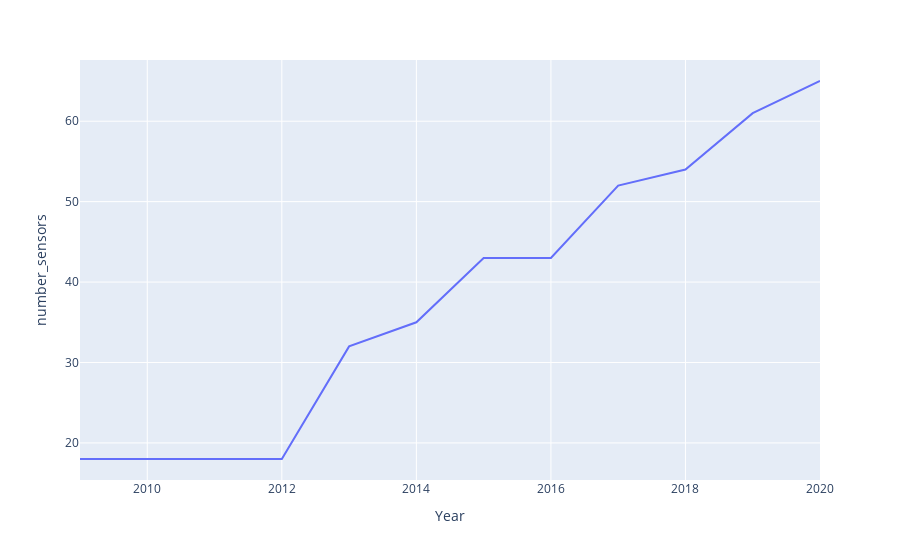

The notebook cell saved with this chart:
### Code cell
px.line(num_sensors_df, x="Year", y="number_sensors")

### Figure 1 — Plotly figure (JSON) as saved in the notebook; plotly's stock layout.template omitted (floating-point values rounded to 4 significant figures)
{"data": [{"hovertemplate": "Year=%{x}<br>number_sensors=%{y}<extra></extra>", "legendgroup": "", "line": {"color": "#636efa", "dash": "solid"}, "mode": "lines", "name": "", "orientation": "v", "showlegend": false, "type": "scatter", "x": [2009, 2010, 2011, 2012, 2013, 2014, 2015, 2016, 2017, 2018, 2019, 2020], "xaxis": "x", "y": [18, 18, 18, 18, 32, 35, 43, 43, 52, 54, 61, 65], "yaxis": "y"}], "layout": {"autosize": true, "legend": {"tracegroupgap": 0}, "margin": {"t": 60}, "xaxis": {"anchor": "y", "autorange": true, "domain": [0, 1], "range": [2009, 2020], "title": {"text": "Year"}, "type": "linear"}, "yaxis": {"anchor": "x", "autorange": true, "domain": [0, 1], "range": [15.39, 67.61], "title": {"text": "number_sensors"}, "type": "linear"}}}
